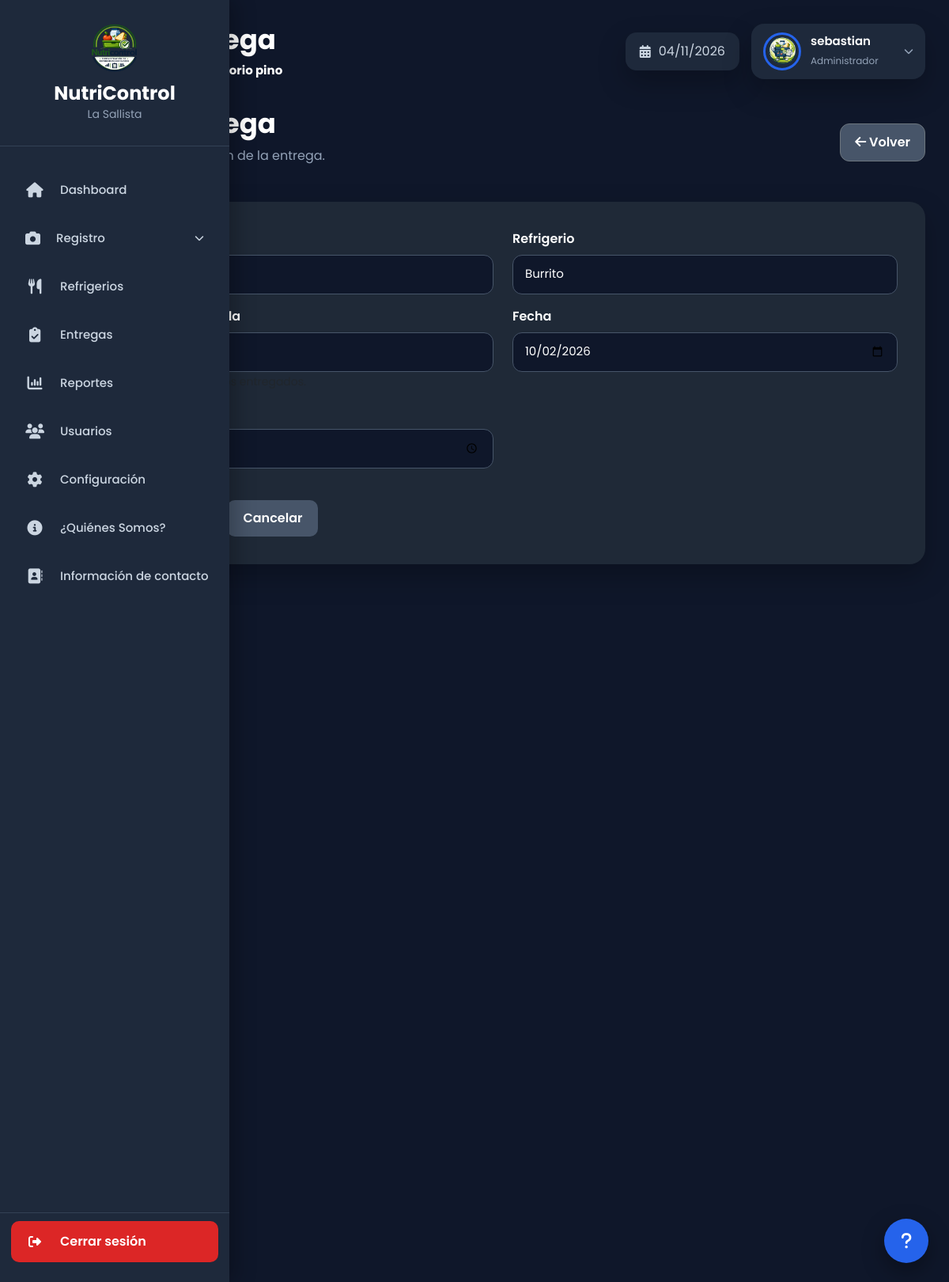
The page /index.php?url=entregas/editar/7 (signed in) on the database its author committed.
### tables this page shows
CREATE TABLE `entregas` (
  `id` int(11) NOT NULL,
  `grado` varchar(20) NOT NULL DEFAULT 'Sin grado',
  `refrigerio_id` int(11) NOT NULL,
  `cantidad_entregada` int(11) NOT NULL DEFAULT 1,
  `usuario_id` int(11) NOT NULL,
  `fecha` date NOT NULL,
  `hora` time NOT NULL,
  `observaciones` text DEFAULT NULL,
  `estado` enum('Entregado','Pendiente','Cancelado') DEFAULT 'Entregado',
  `fecha_registro` timestamp NOT NULL DEFAULT current_timestamp()
);

CREATE TABLE `refrigerios` (
  `id` int(11) NOT NULL,
  `nombre` varchar(120) NOT NULL,
  `descripcion` text DEFAULT NULL,
  `fecha` date NOT NULL,
  `fecha_vencimiento` date DEFAULT NULL,
  `cantidad` int(11) NOT NULL DEFAULT 0,
  `stock_minimo` int(11) NOT NULL DEFAULT 1,
  `estado` enum('Activo','Inactivo') DEFAULT 'Activo',
  `fecha_registro` timestamp NOT NULL DEFAULT current_timestamp()
);

### app/core/Controller.php (called while the page is built, shortened)
<?php
abstract class Controller
{
    protected function view(string $view, array $data = []): void
    {
        extract($data);
        $archivo = VIEW_PATH . '/' . $view . '.php';
        require $archivo;
    }
}

### app/controllers/EntregasController.php (called while the page is built, shortened)
<?php
require_once APP_PATH . '/core/Controller.php';
require_once MODEL_PATH . '/Entrega.php';
require_once MODEL_PATH . '/Refrigerio.php';
class EntregasController extends Controller
{
    private Entrega $entregaModel;
    private Refrigerio $refrigerioModel;
    public function __construct()
    {
        $this->entregaModel = new Entrega();
        $this->refrigerioModel = new Refrigerio();
    }
    public function editar(int $id): void
    {
        $entrega =
            $this->entregaModel
                ->obtenerPorId($id);
        $refrigerios =
            $this->refrigerioModel
                ->listarDisponibles();
        $this->view(
            'entregas/editar',
            [
                'entrega' =>
                    $entrega,
                'refrigerios' =>
                    $refrigerios
            ]
        );
    }
}

### app/core/Router.php (called while the page is built, shortened)
<?php
class Router
{
    public function ejecutar(): void
    {
        $url = $_GET['url'] ?? '';
        $url = trim($url, '/');
        if ($url === '') {
            $controlador = 'AuthController';
            $metodo = 'index';
            $parametros = [];
        } else {
            $partes = explode('/', $url);
            $metodo = $partes[1] ?? 'index';
            $parametros = array_slice($partes, 2);
        }
        $objeto = new $controlador();
        call_user_func_array(
            [$objeto, $metodo],
            $parametros
        );
    }
}

### index.php (called while the page is built, shortened)
<?php
require_once APP_PATH . '/core/Router.php';
$router = new Router();
$router->ejecutar();

### app/models/Database.php (called while the page is built)
<?php
class Database
{
    private static ?PDO $conexion = null;
    public static function conectar(): PDO
    {
        if (self::$conexion === null) {
            $dsn = "mysql:host=" . DB_HOST .
                   ";dbname=" . DB_NAME .
                   ";charset=" . DB_CHARSET;
            try {
                self::$conexion = new PDO(
                    $dsn,
                    DB_USER,
                    DB_PASS,
                    [
                        PDO::ATTR_ERRMODE => PDO::ERRMODE_EXCEPTION,
                        PDO::ATTR_DEFAULT_FETCH_MODE => PDO::FETCH_ASSOC,
                        PDO::ATTR_EMULATE_PREPARES => false
                    ]
                );
            } catch (PDOException $e) {
                exit('Error de conexión: ' . $e->getMessage());
            }
        }
        return self::$conexion;
    }
}

### app/core/Model.php (called while the page is built, shortened)
<?php
require_once MODEL_PATH . '/Database.php';
abstract class Model
{
    protected PDO $db;
    public function __construct()
    {
        $this->db = Database::conectar();
    }
    protected function query(string $sql): PDOStatement
    {
        return $this->db->query($sql);
    }
    protected function prepare(string $sql): PDOStatement
    {
        return $this->db->prepare($sql);
    }
    protected function fetch(PDOStatement $stmt): array|false
    {
        return $stmt->fetch();
    }
    protected function fetchAll(PDOStatement $stmt): array
    {
        return $stmt->fetchAll();
    }
    protected function execute(PDOStatement $stmt, array $params = []): bool
    {
        return $stmt->execute($params);
    }
}

### app/models/Entrega.php (called while the page is built, shortened)
<?php
require_once APP_PATH . '/core/Model.php';
class Entrega extends Model
{
    public function obtenerPorId(int $id): array|false
    {
        $stmt = $this->prepare("
            SELECT
                e.*,
                r.nombre AS refrigerio,
                CONCAT(u.nombre,' ',u.apellido) AS usuario
            FROM entregas e
            INNER JOIN refrigerios r
                ON r.id = e.refrigerio_id
            INNER JOIN usuarios u
                ON u.id = e.usuario_id
            WHERE e.id = :id
            LIMIT 1
        ");
        $this->execute($stmt, [
            ':id' => $id
        ]);
        return $this->fetch($stmt);
    }
}

### app/models/Refrigerio.php (called while the page is built, shortened)
<?php
require_once APP_PATH . '/core/Model.php';
class Refrigerio extends Model
{
    public function listarDisponibles(): array
    {
        $stmt = $this->query("
            SELECT *
            FROM refrigerios
            WHERE estado = 'Activo'
            ORDER BY nombre ASC
        ");
        return $this->fetchAll($stmt);
    }
}

### app/views/entregas/editar.php (the view, shortened to what this page needs)
<?php
require APP_PATH . '/views/layouts/header.php';
require APP_PATH . '/views/layouts/sidebar.php';
?>
<div class="main-content">
    <?php require APP_PATH . '/views/layouts/topbar.php'; ?>
    <div class="page-header">
        <div>
            <h2>Editar Entrega</h2>
            <p>
                Actualiza la información de la entrega.
            </p>
        </div>
        <a
            href="<?= BASE_URL ?>index.php?url=entregas"
            class="btn btn-secondary"
        >
            <i class="fa-solid fa-arrow-left"></i>
            Volver
        </a>
    </div>
    <div class="form-card">
        <form
            action="<?= BASE_URL ?>index.php?url=entregas/actualizar/<?= (int) $entrega['id'] ?>"
            method="POST"
        >
            <div class="row">
                <div class="col-md-6 mb-3">
                    <label
                        class="form-label"
                        for="grado"
                    >
                    </label>
                    <select
                        name="grado"
                        id="grado"
                        class="form-select"
                        required
                    >
                        <?php
                        $grados = [
                            '6A',
                            '6B',
                            '6C',
                            '7A',
                            '7B',
                            '7C',
                            '8A',
                            '8B',
                            '8C',
                            '9A',
                            '9B',
                            '9C',
                            '10A',
                            '10B',
                            '10C',
                            '11A',
                            '11B',
                            '11C'
                        ];
                        ?>
                        <?php foreach ($grados as $grado): ?>
                            <option
                                value="<?= htmlspecialchars($grado) ?>"
                                <?= $grado === $entrega['grado']
                                    ? 'selected'
                                    : '' ?>
                            >
                                <?= htmlspecialchars($grado) ?>
                            </option>
                        <?php endforeach; ?>
                    </select>
                </div>
                <div class="col-md-6 mb-3">
                    <label
                        class="form-label"
                        for="refrigerio_id"
                    >
                        Refrigerio
                    </label>
                    <select
                        name="refrigerio_id"
                        id="refrigerio_id"
                        class="form-select"
                        required
                    >
                        <?php if (!empty($refrigerios)): ?>
                            <?php foreach ($refrigerios as $refrigerio): ?>
                                <option
                                    value="<?= (int) $refrigerio['id'] ?>"
                                    <?= (int) $refrigerio['id']
                                        === (int) $entrega['refrigerio_id']
                                        ? 'selected'
                                        : '' ?>
                                >
                                    <?= htmlspecialchars(
                                        $refrigerio['nombre']
                                    ) ?>
                                </option>
                            <?php endforeach; ?>
                        <?php endif; ?>
                    </select>
                </div>
                <div class="col-md-6 mb-3">
                    <label
                        class="form-label"
                        for="cantidad_entregada"
                    >
                        Cantidad entregada
                    </label>
                    <input
                        type="number"
                        name="cantidad_entregada"
                        id="cantidad_entregada"
                        class="form-control"
                        min="1"
                        value="<?= (int) $entrega['cantidad_entregada'] ?>"
                        required
                    >
                    <small class="form-text">
                        Cantidad de refrigerios entregados.
                    </small>
                </div>
                <div class="col-md-6 mb-3">
                    <label
                        class="form-label"
                        for="fecha"
                    >
                        Fecha
                    </label>
                    <input
                        type="date"
                        name="fecha"
                        id="fecha"
                        class="form-control"
                        value="<?= htmlspecialchars(
                            $entrega['fecha']
                        ) ?>"
                        required
                    >
                </div>
                <div class="col-md-6 mb-3">
                    <label
                        class="form-label"
                        for="hora"
                    >
                    </label>
                    <input
                        type="time"
                        name="hora"
                        id="hora"
                        class="form-control"
                        value="<?= htmlspecialchars(
                            substr(
                                $entrega['hora'],
                                0,
                                5
                            )
                        ) ?>"
                        required
                    >
                </div>
            </div>
            <div class="d-flex gap-2 mt-4">
                <button
                    type="submit"
                    class="btn btn-warning"
                >
                    <i class="fa-solid fa-pen"></i>
                    Actualizar
                </button>
                <a
                    href="<?= BASE_URL ?>index.php?url=entregas"
                    class="btn btn-secondary"
                >
                    Cancelar
                </a>
            </div>
        </form>
    </div>
</div>
<?php
require APP_PATH . '/views/layouts/footer.php';
?>

### rows shown on the page
entregas: grado "11C", refrigerio_id "Burrito", cantidad_entregada "11", fecha "10/02/2026", hora "12:08"

### other values the page prints
$titulo "Editar Entrega"
$_SESSION['usuario']['apellido'] "osorio pino"
$_SESSION['usuario']['nombre'] "sebastian"
$_SESSION['usuario']['rol'] "Administrador"
